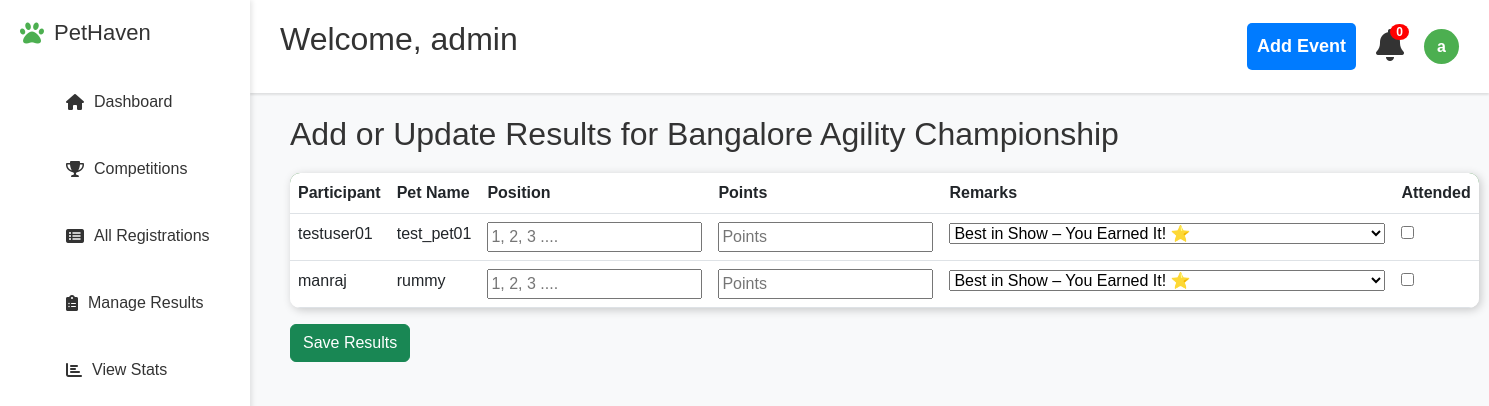
Page /event/3/add_result (signed in) on the committed database.
### models.py (models this page shows)
class User(db.Model, UserMixin):
    id = db.Column(db.Integer, primary_key=True)
    username = db.Column(db.String(100), unique=True, nullable=False)
    email = db.Column(db.String(120), unique=True, nullable=False)
    password = db.Column(db.String(60), nullable=False)
    is_admin = db.Column(db.Boolean, default=False)

class Event(db.Model):
    id = db.Column(db.Integer, primary_key=True)
    title = db.Column(db.String(200), nullable=False)
    description = db.Column(db.Text, nullable=False)
    date = db.Column(db.String(50), nullable=False)
    location=db.Column(db.String(250),nullable=False)
    prizes=db.Column(db.String(200),nullable=False)
    eligibility=db.Column(db.String(250),nullable=False)
    fee = db.Column(db.Float, default=500)
    image_filename = db.Column(db.String(200), nullable=False, default="default.jpg")

class Registration(db.Model):
    id = db.Column(db.Integer, primary_key=True)
    user_id = db.Column(db.Integer, db.ForeignKey('user.id'), nullable=False)
    event_id = db.Column(db.Integer, db.ForeignKey('event.id'), nullable=False)
    pet_name = db.Column(db.String(100), nullable=False)
    pet_type = db.Column(db.String(100), nullable=False)
    pet_age=db.Column(db.Integer,nullable=False)
    paid = db.Column(db.Boolean, default=False)
    timestamp = db.Column(db.DateTime, default=lambda: datetime.now(timezone.utc))
    event = db.relationship('Event', backref=db.backref('registrations', lazy=True))
    user = db.relationship('User', backref=db.backref('registrations', lazy=True))

### app.py (the view, shortened to what this page needs)
@app.route('/event/<int:event_id>/add_result', methods=['GET', 'POST'])
@login_required
def add_result(event_id):
    if not current_user.is_admin:
        flash("Access denied.", "danger")
        return redirect(url_for('home'))
    event = Event.query.get_or_404(event_id)
    registrations = Registration.query.filter_by(event_id=event_id).all()
    return render_template('add_result.html', event=event, registrations=registrations)

### app.py (called while the page is built)
@login_manager.user_loader
def load_user(user_id):
    return db.session.get(User, int(user_id))

### templates/add_result.html (shortened to what this page needs)
{% extends "base.html" %}
{% block content %}
<h2>Add or Update Results for {{ event.title }}</h2>
<form method="POST">
    <table class="table p-80">
        <thead>
            <tr>
                <th>Participant</th>
                <th>Pet Name</th>
                <th>Position</th>
                <th>Points</th>
                <th>Remarks</th>
                <th>Attended</th>
            </tr>
        </thead>
        <tbody>
            {% for reg in registrations %}
            <tr>
                <td>{{ reg.user.username }}</td>
                <td>{{ reg.pet_name }}</td>
                <td>
                    <input type="number" name="position_{{ reg.id }}"
                           value="{{ reg.result.position if reg.result and reg.result.attended else '' }}"
                           placeholder="1, 2, 3 ...."
                           {% if reg.result and not reg.result.attended %} disabled {% endif %}>
                </td>
                <td>
                    <input type="number" step="0.1" name="points_{{ reg.id }}"
                           value="{{ reg.result.points if reg.result and reg.result.attended else '' }}"
                           placeholder="Points"
                           {% if reg.result and not reg.result.attended %} disabled {% endif %}>
                </td>
                <td>
                    <select name="remarks_{{ reg.id }}">
                        {% set prev_remarks = results[reg.id].remarks if reg.id in results else "" %}
                        <option value="Best in Show – You Earned It! ⭐"
                            {% if prev_remarks == "Best in Show – You Earned It! ⭐" %} selected {% endif %}>
                            Best in Show – You Earned It! ⭐
                        </option>
                    </select>
                </td>
                <td>
                    <input type="checkbox" name="attended_{{ reg.id }}" value="1"
                           {% if reg.result and reg.result.attended %} checked {% endif %}>
                </td>
            </tr>
                        {% set prev_remarks = results[reg.id].remarks if reg.id in results else "" %}
            {% endfor %}
        </tbody>
    </table>
    <button type="submit" class="btn btn-success">Save Results</button>
</form>
{% endblock %}

### templates/base.html (shortened to what this page needs)
<!DOCTYPE html>
<html lang="en">
<head>
    <link rel="stylesheet" href="https://cdnjs.cloudflare.com/ajax/libs/font-awesome/6.0.0/css/all.min.css">
    <link href="https://cdn.jsdelivr.net/npm/bootstrap@5.3.0/dist/css/bootstrap.min.css" rel="stylesheet">
    <link rel="stylesheet" href="{{ url_for('static', filename='css/style.css') }}">
</head>
<body>
    {% if current_user.is_authenticated %}
        <div class="navbar" id="navbar">
            <h2>Welcome, {{ current_user.username }}</h2>
            <div class="nav-right">
                {% if current_user.is_admin %}
                    <a href="{{ url_for('add_event') }}" class="add-event-btn"> Add  Event</a>
                    {% endif %}
                <div class="notification">
                    <i class="fas fa-bell fa-2x"></i>
                    <span class="badge">0</span>
                </div>
                <div class="profile-dropdown">
                    <div class="profile" onclick="toggleDropdown()">
                        <div class="profile-pic">{{ current_user.username[0] }}</div>
                    </div>
                </div>
            </div>
            </div>
            <div class="sidebar" id="sidebar">
                <div class="logo">
                    <i class="fas fa-paw"></i>
                    <h2>PetHaven</h2>
                </div>
                <ul class="nav-menu">
                    <li class="nav-item {% if request.endpoint == 'dashboard' %}active{% endif %}">
                        <a href="{{ url_for('dashboard') }}"><i class="fas fa-home"></i> Dashboard</a>
                    </li>
                    <li class="nav-item {% if request.endpoint == 'competitions' %}active{% endif %}">
                        <a href="{{ url_for('competitions') }}"><i class="fas fa-trophy"></i> Competitions</a>
                    </li>
                    <li class="nav-item {% if request.endpoint == 'registrations' %}active{% endif %}">
                        {% if current_user.is_admin %}
                            <a href="{{ url_for('all_registrations') }}"><i class="fas fa-list-alt"></i> All Registrations</a>
                        {% else %}
                            <a href="{{ url_for('registrations') }}"><i class="fas fa-calendar-check"></i> My Registrations</a>
                        {% endif %}
                    </li>
                    {% if current_user.is_admin %}
                    <li class="nav-item {% if request.endpoint == 'manage_results' %}active{% endif %}">
                        <a href="{{ url_for('manage_results') }}"><i class="fas fa-clipboard-list"></i> Manage Results</a>
                    </li>
                    {% endif %}
                    {% if current_user.is_admin %}
                    <li class="nav-item {% if request.endpoint == 'event_statistics' %}active{% endif %}">
                        <a href="{{ url_for('event_statistics') }}">
                            <i class="fas fa-chart-bar"></i> View Stats
                        </a>
                    </li>
                    {% endif %}
                </ul>
            </div>
    {% endif %}
    <div class="main-content">
        {% block content %}{% endblock %}
    </div>
</body>
</html>

### static/css/style.css (style rules this page uses)
body { font-family: 'Poppins', Arial, sans-serif; margin: 0px; padding: 0; margin-top: 75px; background-color: #f8f9fa; height: 100vh; color: #333; }
.sidebar { position: fixed; left: 0; top: 0; height: 100%; width: 250px; background: white; box-shadow: 2px 0 5px rgba(0,0,0,0.1); padding: 20px; z-index: 990; transform: translateX(0); transition: transform 0.3s ease-in-out; }
.logo { display: flex; align-items: center; gap: 10px; margin-bottom: 30px; }
.logo i { color: #4CAF50; font-size: 24px; }
.logo h2 { font-size: 22px; margin: 0; }
.nav-menu { list-style: none; }
.nav-item { margin: 15px 0; padding: 12px; border-radius: 8px; cursor: pointer; }
.nav-item a { text-decoration: none; color: inherit; display: flex; align-items: center; width: 100%; padding: 2px; background-color: none; }
.nav-item i { margin-right: 10px; }
.navbar { position: fixed; left: 250px; top: 0; width: calc(100% - 250px); display: flex; align-items: center; background: white; padding: 15px 30px; z-index: 100; box-shadow: 0 2px 2px rgba(0,0,0,0.1); transition: left 0.3s ease-in-out, width 0.3s ease-in-out; }
.navbar h2 { flex: 1; padding-top: 5px; text-align: start; }
.nav-right { display: flex; align-items: center; gap: 20px; }
.notification { position: relative; cursor: pointer; }
.badge { position: absolute; top: -5px; right: -5px; background: red; color: white; padding: 2px 6px; border-radius: 50%; font-size: 12px; }
.profile { display: flex; align-items: center; gap: 10px; }
.profile-pic { width: 35px; height: 35px; border-radius: 50%; background: #4CAF50; display: flex; align-items: center; justify-content: center; color: white; font-weight: bold; }
.main-content { margin-left: 250px; padding: 40px; z-index: 10000; min-width: 500px; width: calc(100% - 250px); }
.profile-dropdown { position: relative; cursor: pointer; }
.profile { display: flex; align-items: center; gap: 10px; cursor: pointer; }
.add-event-btn { display: inline-block; background: #1d1de4; color: white; padding: 10px 20px; border-radius: 5px; text-decoration: none; font-weight: bold; transition: background 0.3s; border: none; cursor: pointer; }
.table { background: white; border-radius: 10px; overflow: hidden; box-shadow: 2px 2px 10px rgba(0, 0, 0, 0.2); }
thead { background: #2e7d32; color: white; }
h2 { margin-bottom: 20px; }
.add-event-btn { width: 100%; background-color: #007bff; color: white; padding: 10px; font-size: 18px; border: none; border-radius: 5px; cursor: pointer; transition: background 0.3s ease; }

### rows in the picture
User: username "admin", username "a"
Event: title "Bangalore Agility Championship"
Registration: user.username "testuser01", pet_name "test_pet01", id "Best in Show – You Earned It! ⭐"
Registration: user.username "manraj", pet_name "rummy", id "Best in Show – You Earned It! ⭐"
